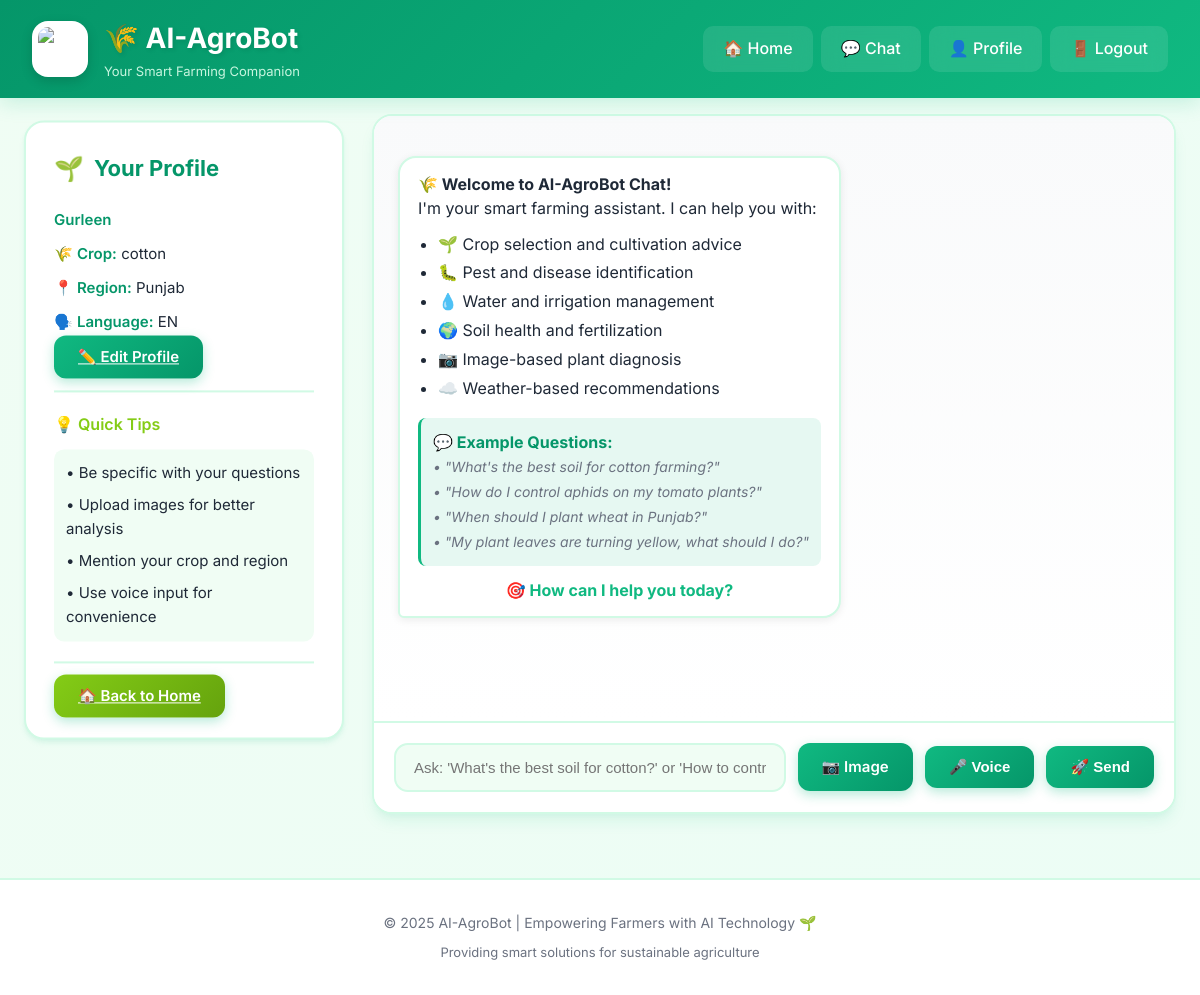
Page /chat (signed in) on the committed database.
### database.py (models this page shows)
class User(UserMixin, db.Model):
    __tablename__ = "users"
    id = db.Column(db.Integer, primary_key=True)
    email = db.Column(db.String(200), unique=True, nullable=False)
    password = db.Column(db.String(200), nullable=False)
    name = db.Column(db.String(100))
    role = db.Column(db.String(20), default="farmer")
    primary_crop = db.Column(db.String(100))
    region = db.Column(db.String(100))
    preferred_language = db.Column(db.String(20), default="en")

### app.py (the view)
@app.route('/chat')
def chat():
    recent_users = None
    if current_user.is_authenticated and current_user.role == 'admin':
        recent_users = User.query.order_by(User.id.desc()).limit(20).all()
    return render_template('chat.html', recent_users=recent_users)

### app.py (called while the page is built)
@login_manager.user_loader
def load_user(user_id):
    return db.session.get(User, int(user_id))

### templates/chat.html (shortened to what this page needs)
{% extends "base.html" %}
{% block content %}
<div class="container">
  <aside class="sidebar">
    <h3>Your Profile</h3>
    {% if current_user.is_authenticated %}
      <p><strong>{{ current_user.name or current_user.email }}</strong></p>
      <p>🌾 <strong>Crop:</strong> {{ current_user.primary_crop or "Not set" }}</p>
      <p>📍 <strong>Region:</strong> {{ current_user.region or "Not set" }}</p>
      <p>🗣️ <strong>Language:</strong> {{ current_user.preferred_language|upper or "EN" }}</p>
      <a class="btn" href="{{ url_for('profile') }}">✏️ Edit Profile</a>
    {% endif %}
    <hr>
    <h4 style="color: var(--secondary); font-size: 16px; margin-bottom: 12px; font-weight: 600;">💡 Quick Tips</h4>
    <div style="background: var(--bg); padding: 12px; border-radius: 10px; font-size: 13px; line-height: 1.6; color: var(--text-light);">
      <p style="margin: 0 0 8px 0;">• Be specific with your questions</p>
      <p style="margin: 0 0 8px 0;">• Upload images for better analysis</p>
      <p style="margin: 0 0 8px 0;">• Mention your crop and region</p>
      <p style="margin: 0;">• Use voice input for convenience</p>
    </div>
    <hr>
    <a href="{{ url_for('home') }}" class="btn" style="width: 100%; background: linear-gradient(135deg, var(--secondary) 0%, #65a30d 100%);">
      🏠 Back to Home
    </a>
  </aside>
  <section class="chat-panel">
    <div id="messages" class="messages" aria-live="polite">
      <div class="message bot">
        <div class="bubble">
          <strong>🌾 Welcome to AI-AgroBot Chat!</strong><br>
          I'm your smart farming assistant. I can help you with:
          <ul style="margin: 10px 0 0 20px; line-height: 1.8;">
            <li>🌱 Crop selection and cultivation advice</li>
            <li>🐛 Pest and disease identification</li>
            <li>💧 Water and irrigation management</li>
            <li>🌍 Soil health and fertilization</li>
            <li>📷 Image-based plant diagnosis</li>
            <li>☁️ Weather-based recommendations</li>
          </ul>
          <div style="margin-top: 16px; padding: 12px; background: rgba(16, 185, 129, 0.1); border-radius: 8px; border-left: 3px solid var(--primary);">
            <strong style="color: var(--primary-dark);">💬 Example Questions:</strong><br>
            <em style="color: var(--text-light); font-size: 14px; line-height: 1.7;">
              • "What's the best soil for cotton farming?"<br>
              • "How do I control aphids on my tomato plants?"<br>
              • "When should I plant wheat in Punjab?"<br>
              • "My plant leaves are turning yellow, what should I do?"
            </em>
          </div>
          <div style="margin-top: 12px; text-align: center;">
            <strong style="color: var(--primary);">🎯 How can I help you today?</strong>
          </div>
        </div>
      </div>
    </div>
    <form id="chatForm" class="chat-form" onsubmit="return false;">
      <input
        id="msg"
        type="text"
        aria-label="Type your question"
        placeholder="Ask: 'What's the best soil for cotton?' or 'How to control aphids?'"
        autocomplete="off"
      >
      <label for="imageInput" class="btn" style="cursor: pointer; white-space: nowrap;" title="Upload Image for Analysis">
        📷 Image
      </label>
      <button id="voiceBtn" type="button" class="btn" title="Voice Input" style="white-space: nowrap;">
        🎤 Voice
      </button>
      <button id="sendBtn" type="button" class="btn" style="white-space: nowrap;">
        🚀 Send
      </button>
    </form>
  </section>
</div>
{% endblock %}

### static/style.css (style rules this page uses)
:root { --primary: #10b981; --primary-dark: #059669; --primary-light: #d1fae5; --secondary: #84cc16; --accent: #fbbf24; --muted: #6b7280; --bg: #f0fdf4; --bg-secondary: #ecfdf5; --card: #ffffff; --text: #1f2937; --text-light: #6b7280; --border: #d1fae5; --shadow: 0 4px 6px -1px rgba(16, 185, 129, 0.1), 0 2px 4px -1px rgba(16, 185, 129, 0.06); --shadow-lg: 0 10px 15px -3px rgba(16, 185, 129, 0.1), 0 4px 6px -2px rgba(16, 185, 129, 0.05); }
* { box-sizing: border-box; margin: 0; padding: 0; }
body { font-family: 'Inter', -apple-system, BlinkMacSystemFont, 'Segoe UI', Roboto, 'Helvetica Neue', Arial, sans-serif; background: linear-gradient(135deg, #f0fdf4 0%, #ecfdf5 100%); color: var(--text); line-height: 1.6; min-height: 100vh; }
.container { display: grid; grid-template-columns: 320px 1fr; gap: 28px; align-items: start; }
.sidebar { background: var(--card); padding: 28px; border-radius: 20px; box-shadow: var(--shadow); border: 2px solid var(--border); position: sticky; top: 120px; }
.sidebar h3 { color: var(--primary-dark); margin-bottom: 20px; font-size: 20px; font-weight: 700; display: flex; align-items: center; gap: 10px; }
.sidebar h3::before { content: '🌱'; font-size: 24px; }
.sidebar p { margin: 10px 0; color: var(--text); font-size: 15px; }
.sidebar strong { color: var(--primary-dark); font-weight: 600; }
.sidebar .btn { width: 100%; margin-top: 16px; }
.sidebar hr { border: none; border-top: 2px solid var(--border); margin: 20px 0; }
.sidebar h4 { color: var(--secondary); font-size: 16px; margin-bottom: 12px; font-weight: 600; }
.chat-panel { display: flex; flex-direction: column; background: var(--card); border-radius: 20px; box-shadow: var(--shadow-lg); border: 2px solid var(--border); overflow: hidden; height: 700px; }
.messages { flex: 1; padding: 24px; overflow-y: auto; background: linear-gradient(to bottom, #f9fafb 0%, #ffffff 100%); scroll-behavior: smooth; }
.message { margin: 16px 0; display: flex; animation: slideIn 0.3s ease; }
.message.bot { justify-content: flex-start; }
.bubble { max-width: 75%; padding: 14px 18px; border-radius: 18px; line-height: 1.5; box-shadow: 0 2px 8px rgba(0, 0, 0, 0.08); position: relative; }
.bot .bubble { background: white; color: var(--text); border: 2px solid var(--border); border-bottom-left-radius: 6px; }
.chat-form { display: flex; gap: 12px; padding: 20px; background: white; border-top: 2px solid var(--border); align-items: center; }
.chat-form input[type="text"] { flex: 1; padding: 14px 18px; border-radius: 14px; border: 2px solid var(--border); font-size: 15px; transition: all 0.3s ease; background: var(--bg); }
.btn, button { background: linear-gradient(135deg, var(--primary) 0%, var(--primary-dark) 100%); color: white; border: none; padding: 12px 24px; border-radius: 12px; cursor: pointer; font-weight: 600; font-size: 15px; transition: all 0.3s ease; box-shadow: 0 4px 12px rgba(16, 185, 129, 0.3); }
.admin-kb h3, .admin-chats h3, .main h3 { color: var(--primary-dark); margin-bottom: 20px; font-size: 22px; font-weight: 700; }

### rows in the picture
User: name "Gurleen", primary_crop "cotton", region "Punjab", preferred_language "EN"
